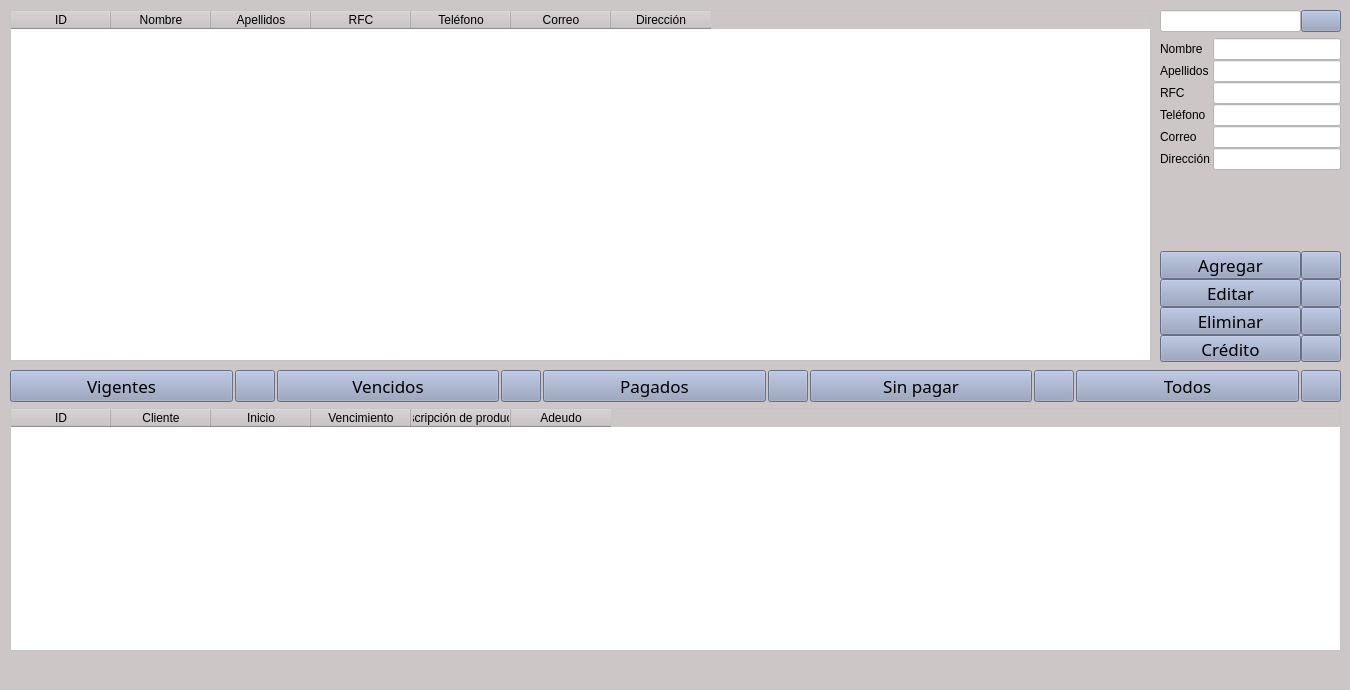
<?xml version="1.0" encoding="UTF-8"?>
<ui version="4.0">
 <class>WindowClientes</class>
 <widget class="QMainWindow" name="WindowClientes">
  <property name="geometry">
   <rect>
    <x>0</x>
    <y>0</y>
    <width>1350</width>
    <height>690</height>
   </rect>
  </property>
  <property name="windowTitle">
   <string>Clientes y créditos</string>
  </property>
  <property name="windowIcon">
   <iconset>
    <normaloff>icons/Foto de Jebus.jpg</normaloff>icons/Foto de Jebus.jpg</iconset>
  </property>
  <property name="styleSheet">
   <string notr="true">*{font: 75 13pt &quot;Arial Unicode MS&quot;}
QWidget{
	background-color:rgb(204, 198, 199)
}
QTableWidget{
	background-color: rgb(238, 232, 233)
}
QLineEdit{
	background-color: white
}
QPushButton{
	background-color:rgb(144, 156, 186)
}</string>
  </property>
  <widget class="QWidget" name="centralwidget">
   <widget class="QWidget" name="layoutWidget_2">
    <property name="geometry">
     <rect>
      <x>10</x>
      <y>370</y>
      <width>1331</width>
      <height>281</height>
     </rect>
    </property>
    <layout class="QVBoxLayout" name="verticalLayout_4">
     <item>
      <layout class="QHBoxLayout" name="horizontalLayout_2">
       <property name="spacing">
        <number>2</number>
       </property>
       <item>
        <widget class="QPushButton" name="botvigentes">
         <property name="font">
          <font>
           <family>Arial Unicode MS</family>
           <pointsize>13</pointsize>
           <weight>9</weight>
           <italic>false</italic>
           <bold>false</bold>
          </font>
         </property>
         <property name="text">
          <string>Vigentes</string>
         </property>
        </widget>
       </item>
       <item>
        <widget class="QPushButton" name="ayudavigentes">
         <property name="sizePolicy">
          <sizepolicy hsizetype="Maximum" vsizetype="Minimum">
           <horstretch>0</horstretch>
           <verstretch>0</verstretch>
          </sizepolicy>
         </property>
         <property name="text">
          <string/>
         </property>
         <property name="icon">
          <iconset>
           <normaloff>icons/help_question_1566.png</normaloff>icons/help_question_1566.png</iconset>
         </property>
        </widget>
       </item>
       <item>
        <widget class="QPushButton" name="botvencidos">
         <property name="font">
          <font>
           <family>Arial Unicode MS</family>
           <pointsize>13</pointsize>
           <weight>9</weight>
           <italic>false</italic>
           <bold>false</bold>
          </font>
         </property>
         <property name="text">
          <string>Vencidos</string>
         </property>
        </widget>
       </item>
       <item>
        <widget class="QPushButton" name="ayudavencidos">
         <property name="sizePolicy">
          <sizepolicy hsizetype="Maximum" vsizetype="Minimum">
           <horstretch>0</horstretch>
           <verstretch>0</verstretch>
          </sizepolicy>
         </property>
         <property name="text">
          <string/>
         </property>
         <property name="icon">
          <iconset>
           <normaloff>icons/help_question_1566.png</normaloff>icons/help_question_1566.png</iconset>
         </property>
        </widget>
       </item>
       <item>
        <widget class="QPushButton" name="botpagados">
         <property name="font">
          <font>
           <family>Arial Unicode MS</family>
           <pointsize>13</pointsize>
           <weight>9</weight>
           <italic>false</italic>
           <bold>false</bold>
          </font>
         </property>
         <property name="text">
          <string>Pagados</string>
         </property>
        </widget>
       </item>
       <item>
        <widget class="QPushButton" name="ayudapagados">
         <property name="sizePolicy">
          <sizepolicy hsizetype="Maximum" vsizetype="Minimum">
           <horstretch>0</horstretch>
           <verstretch>0</verstretch>
          </sizepolicy>
         </property>
         <property name="text">
          <string/>
         </property>
         <property name="icon">
          <iconset>
           <normaloff>icons/help_question_1566.png</normaloff>icons/help_question_1566.png</iconset>
         </property>
        </widget>
       </item>
       <item>
        <widget class="QPushButton" name="botsinpagar">
         <property name="font">
          <font>
           <family>Arial Unicode MS</family>
           <pointsize>13</pointsize>
           <weight>9</weight>
           <italic>false</italic>
           <bold>false</bold>
          </font>
         </property>
         <property name="text">
          <string>Sin pagar</string>
         </property>
        </widget>
       </item>
       <item>
        <widget class="QPushButton" name="ayudasinpagar">
         <property name="sizePolicy">
          <sizepolicy hsizetype="Maximum" vsizetype="Minimum">
           <horstretch>0</horstretch>
           <verstretch>0</verstretch>
          </sizepolicy>
         </property>
         <property name="text">
          <string/>
         </property>
         <property name="icon">
          <iconset>
           <normaloff>icons/help_question_1566.png</normaloff>icons/help_question_1566.png</iconset>
         </property>
        </widget>
       </item>
       <item>
        <widget class="QPushButton" name="bottodos">
         <property name="font">
          <font>
           <family>Arial Unicode MS</family>
           <pointsize>13</pointsize>
           <weight>9</weight>
           <italic>false</italic>
           <bold>false</bold>
          </font>
         </property>
         <property name="text">
          <string>Todos</string>
         </property>
        </widget>
       </item>
       <item>
        <widget class="QPushButton" name="ayudatodos">
         <property name="sizePolicy">
          <sizepolicy hsizetype="Maximum" vsizetype="Minimum">
           <horstretch>0</horstretch>
           <verstretch>0</verstretch>
          </sizepolicy>
         </property>
         <property name="text">
          <string/>
         </property>
         <property name="icon">
          <iconset>
           <normaloff>icons/help_question_1566.png</normaloff>icons/help_question_1566.png</iconset>
         </property>
        </widget>
       </item>
      </layout>
     </item>
     <item>
      <widget class="QTableWidget" name="tableCredit">
       <property name="styleSheet">
        <string notr="true">QTableView,QListView::section {
	Background-color:rgb(255, 255, 255);
	alternate-background-color:rgb(200, 167, 255);	
}</string>
       </property>
       <property name="editTriggers">
        <set>QAbstractItemView::NoEditTriggers</set>
       </property>
       <property name="alternatingRowColors">
        <bool>true</bool>
       </property>
       <property name="sortingEnabled">
        <bool>false</bool>
       </property>
       <attribute name="verticalHeaderVisible">
        <bool>false</bool>
       </attribute>
       <column>
        <property name="text">
         <string>ID</string>
        </property>
       </column>
       <column>
        <property name="text">
         <string>Cliente</string>
        </property>
       </column>
       <column>
        <property name="text">
         <string>Inicio</string>
        </property>
       </column>
       <column>
        <property name="text">
         <string>Vencimiento</string>
        </property>
       </column>
       <column>
        <property name="text">
         <string>Descripción de productos</string>
        </property>
       </column>
       <column>
        <property name="text">
         <string>Adeudo</string>
        </property>
       </column>
      </widget>
     </item>
    </layout>
   </widget>
   <widget class="QTableWidget" name="tableClient">
    <property name="geometry">
     <rect>
      <x>10</x>
      <y>10</y>
      <width>1141</width>
      <height>351</height>
     </rect>
    </property>
    <property name="styleSheet">
     <string notr="true">QTableView,QListView::section {
	Background-color:rgb(255, 255, 255);
	alternate-background-color:rgb(200, 167, 255);	
}</string>
    </property>
    <property name="editTriggers">
     <set>QAbstractItemView::NoEditTriggers</set>
    </property>
    <property name="alternatingRowColors">
     <bool>true</bool>
    </property>
    <property name="sortingEnabled">
     <bool>false</bool>
    </property>
    <attribute name="verticalHeaderVisible">
     <bool>false</bool>
    </attribute>
    <column>
     <property name="text">
      <string>ID</string>
     </property>
    </column>
    <column>
     <property name="text">
      <string>Nombre</string>
     </property>
    </column>
    <column>
     <property name="text">
      <string>Apellidos</string>
     </property>
    </column>
    <column>
     <property name="text">
      <string>RFC</string>
     </property>
    </column>
    <column>
     <property name="text">
      <string>Teléfono</string>
     </property>
    </column>
    <column>
     <property name="text">
      <string>Correo</string>
     </property>
    </column>
    <column>
     <property name="text">
      <string>Dirección</string>
     </property>
    </column>
   </widget>
   <widget class="QWidget" name="layoutWidget_3">
    <property name="geometry">
     <rect>
      <x>1160</x>
      <y>10</y>
      <width>181</width>
      <height>245</height>
     </rect>
    </property>
    <layout class="QVBoxLayout" name="verticalLayout_3">
     <item>
      <layout class="QHBoxLayout" name="horizontalLayout">
       <property name="spacing">
        <number>0</number>
       </property>
       <item>
        <widget class="QLineEdit" name="busqueda"/>
       </item>
       <item>
        <widget class="QPushButton" name="botbusqueda">
         <property name="sizePolicy">
          <sizepolicy hsizetype="Minimum" vsizetype="Maximum">
           <horstretch>0</horstretch>
           <verstretch>0</verstretch>
          </sizepolicy>
         </property>
         <property name="text">
          <string/>
         </property>
         <property name="icon">
          <iconset>
           <normaloff>icons/searchmagnifierinterfacesymbol1_79893.png</normaloff>icons/searchmagnifierinterfacesymbol1_79893.png</iconset>
         </property>
        </widget>
       </item>
      </layout>
     </item>
     <item>
      <layout class="QFormLayout" name="formLayout">
       <property name="horizontalSpacing">
        <number>3</number>
       </property>
       <property name="verticalSpacing">
        <number>0</number>
       </property>
       <item row="0" column="0">
        <widget class="QLabel" name="label">
         <property name="text">
          <string>Nombre</string>
         </property>
        </widget>
       </item>
       <item row="0" column="1">
        <widget class="QLineEdit" name="nombre"/>
       </item>
       <item row="1" column="0">
        <widget class="QLabel" name="label_2">
         <property name="text">
          <string>Apellidos</string>
         </property>
        </widget>
       </item>
       <item row="1" column="1">
        <widget class="QLineEdit" name="apellidos"/>
       </item>
       <item row="2" column="0">
        <widget class="QLabel" name="label_3">
         <property name="text">
          <string>RFC</string>
         </property>
        </widget>
       </item>
       <item row="2" column="1">
        <widget class="QLineEdit" name="rfc"/>
       </item>
       <item row="3" column="0">
        <widget class="QLabel" name="label_4">
         <property name="text">
          <string>Teléfono</string>
         </property>
        </widget>
       </item>
       <item row="3" column="1">
        <widget class="QLineEdit" name="telefono"/>
       </item>
       <item row="4" column="0">
        <widget class="QLabel" name="label_5">
         <property name="text">
          <string>Correo</string>
         </property>
        </widget>
       </item>
       <item row="4" column="1">
        <widget class="QLineEdit" name="correo"/>
       </item>
       <item row="5" column="0">
        <widget class="QLabel" name="label_6">
         <property name="text">
          <string>Dirección</string>
         </property>
        </widget>
       </item>
       <item row="5" column="1">
        <widget class="QLineEdit" name="direccion"/>
       </item>
      </layout>
     </item>
    </layout>
   </widget>
   <widget class="QWidget" name="">
    <property name="geometry">
     <rect>
      <x>1160</x>
      <y>251</y>
      <width>181</width>
      <height>111</height>
     </rect>
    </property>
    <layout class="QVBoxLayout" name="verticalLayout">
     <property name="spacing">
      <number>0</number>
     </property>
     <item>
      <layout class="QHBoxLayout" name="horizontalLayout_6">
       <property name="spacing">
        <number>0</number>
       </property>
       <item>
        <widget class="QPushButton" name="botagregar">
         <property name="sizePolicy">
          <sizepolicy hsizetype="Minimum" vsizetype="Minimum">
           <horstretch>0</horstretch>
           <verstretch>0</verstretch>
          </sizepolicy>
         </property>
         <property name="font">
          <font>
           <family>Arial Unicode MS</family>
           <pointsize>13</pointsize>
           <weight>9</weight>
           <italic>false</italic>
           <bold>false</bold>
          </font>
         </property>
         <property name="text">
          <string>Agregar</string>
         </property>
         <property name="icon">
          <iconset>
           <normaloff>icons/add_profile_user_icon_148635 (1).png</normaloff>icons/add_profile_user_icon_148635 (1).png</iconset>
         </property>
        </widget>
       </item>
       <item>
        <widget class="QPushButton" name="ayudaagregar">
         <property name="sizePolicy">
          <sizepolicy hsizetype="Maximum" vsizetype="Minimum">
           <horstretch>0</horstretch>
           <verstretch>0</verstretch>
          </sizepolicy>
         </property>
         <property name="text">
          <string/>
         </property>
         <property name="icon">
          <iconset>
           <normaloff>icons/help_question_1566.png</normaloff>icons/help_question_1566.png</iconset>
         </property>
        </widget>
       </item>
      </layout>
     </item>
     <item>
      <layout class="QHBoxLayout" name="horizontalLayout_5">
       <property name="spacing">
        <number>0</number>
       </property>
       <item>
        <widget class="QPushButton" name="boteditar">
         <property name="sizePolicy">
          <sizepolicy hsizetype="Minimum" vsizetype="Minimum">
           <horstretch>0</horstretch>
           <verstretch>0</verstretch>
          </sizepolicy>
         </property>
         <property name="font">
          <font>
           <family>Arial Unicode MS</family>
           <pointsize>13</pointsize>
           <weight>9</weight>
           <italic>false</italic>
           <bold>false</bold>
          </font>
         </property>
         <property name="text">
          <string>Editar</string>
         </property>
         <property name="icon">
          <iconset>
           <normaloff>icons/edit_profile_user_icon_small.png</normaloff>icons/edit_profile_user_icon_small.png</iconset>
         </property>
        </widget>
       </item>
       <item>
        <widget class="QPushButton" name="ayudaeditar">
         <property name="sizePolicy">
          <sizepolicy hsizetype="Maximum" vsizetype="Minimum">
           <horstretch>0</horstretch>
           <verstretch>0</verstretch>
          </sizepolicy>
         </property>
         <property name="text">
          <string/>
         </property>
         <property name="icon">
          <iconset>
           <normaloff>icons/help_question_1566.png</normaloff>icons/help_question_1566.png</iconset>
         </property>
        </widget>
       </item>
      </layout>
     </item>
     <item>
      <layout class="QHBoxLayout" name="horizontalLayout_4">
       <property name="spacing">
        <number>0</number>
       </property>
       <item>
        <widget class="QPushButton" name="boteliminar">
         <property name="sizePolicy">
          <sizepolicy hsizetype="Minimum" vsizetype="Minimum">
           <horstretch>0</horstretch>
           <verstretch>0</verstretch>
          </sizepolicy>
         </property>
         <property name="font">
          <font>
           <family>Arial Unicode MS</family>
           <pointsize>13</pointsize>
           <weight>9</weight>
           <italic>false</italic>
           <bold>false</bold>
          </font>
         </property>
         <property name="text">
          <string>Eliminar</string>
         </property>
         <property name="icon">
          <iconset>
           <normaloff>icons/trash_remove_icon_145922.png</normaloff>icons/trash_remove_icon_145922.png</iconset>
         </property>
        </widget>
       </item>
       <item>
        <widget class="QPushButton" name="ayudaeliminar">
         <property name="sizePolicy">
          <sizepolicy hsizetype="Maximum" vsizetype="Minimum">
           <horstretch>0</horstretch>
           <verstretch>0</verstretch>
          </sizepolicy>
         </property>
         <property name="text">
          <string/>
         </property>
         <property name="icon">
          <iconset>
           <normaloff>icons/help_question_1566.png</normaloff>icons/help_question_1566.png</iconset>
         </property>
        </widget>
       </item>
      </layout>
     </item>
     <item>
      <layout class="QHBoxLayout" name="horizontalLayout_3">
       <property name="spacing">
        <number>0</number>
       </property>
       <item>
        <widget class="QPushButton" name="botcredito">
         <property name="sizePolicy">
          <sizepolicy hsizetype="Minimum" vsizetype="Minimum">
           <horstretch>0</horstretch>
           <verstretch>0</verstretch>
          </sizepolicy>
         </property>
         <property name="font">
          <font>
           <family>Arial Unicode MS</family>
           <pointsize>13</pointsize>
           <weight>9</weight>
           <italic>false</italic>
           <bold>false</bold>
          </font>
         </property>
         <property name="text">
          <string>Crédito</string>
         </property>
         <property name="icon">
          <iconset>
           <normaloff>icons/dollar_icon_147028.png</normaloff>icons/dollar_icon_147028.png</iconset>
         </property>
        </widget>
       </item>
       <item>
        <widget class="QPushButton" name="ayudacredito">
         <property name="sizePolicy">
          <sizepolicy hsizetype="Maximum" vsizetype="Minimum">
           <horstretch>0</horstretch>
           <verstretch>0</verstretch>
          </sizepolicy>
         </property>
         <property name="text">
          <string/>
         </property>
         <property name="icon">
          <iconset>
           <normaloff>icons/help_question_1566.png</normaloff>icons/help_question_1566.png</iconset>
         </property>
        </widget>
       </item>
      </layout>
     </item>
    </layout>
   </widget>
  </widget>
  <widget class="QMenuBar" name="menubar">
   <property name="geometry">
    <rect>
     <x>0</x>
     <y>0</y>
     <width>1350</width>
     <height>29</height>
    </rect>
   </property>
  </widget>
  <widget class="QStatusBar" name="statusbar"/>
 </widget>
 <resources/>
 <connections/>
</ui>
